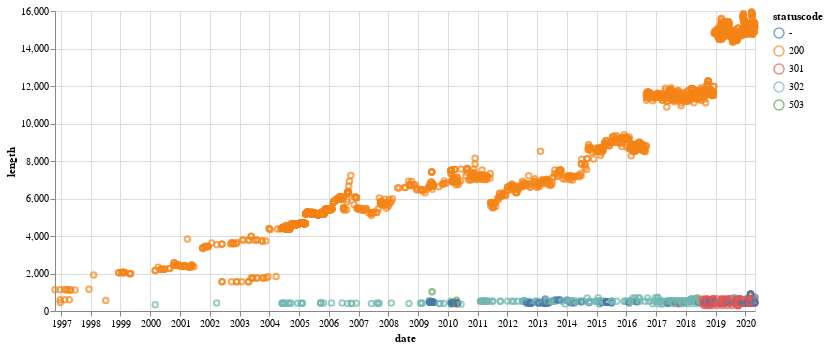

Notebook code cell kept with this figure:
### Markdown cell above
## Putting it all together

Let's use the `timestamp`, `length`, and `statuscode` fields to look at all the captures of `http://nla.gov.au`.

### Code cell
alt.Chart(df).mark_point().encode(
    x='date:T',
    y='length:Q',
    color='statuscode',
).properties(width=700)

### Figure 1 — Vega-Lite specification as saved in the notebook (floating-point values rounded to 4 significant figures; data arrays with more than 128 entries replaced by an {"elided": "..."} marker saying what was removed)
{"config": {"view": {"continuousWidth": 400, "continuousHeight": 300}}, "data": {"name": "data-1e66253443dbdd36814590490ffa7fec"}, "mark": "point", "encoding": {"color": {"type": "nominal", "field": "statuscode"}, "x": {"type": "temporal", "field": "date"}, "y": {"type": "quantitative", "field": "length"}}, "width": 700, "$schema": "https://vega.github.io/schema/vega-lite/v4.8.1.json", "datasets": {"data-1e66253443dbdd36814590490ffa7fec": {"elided": "2840 records"}}}
